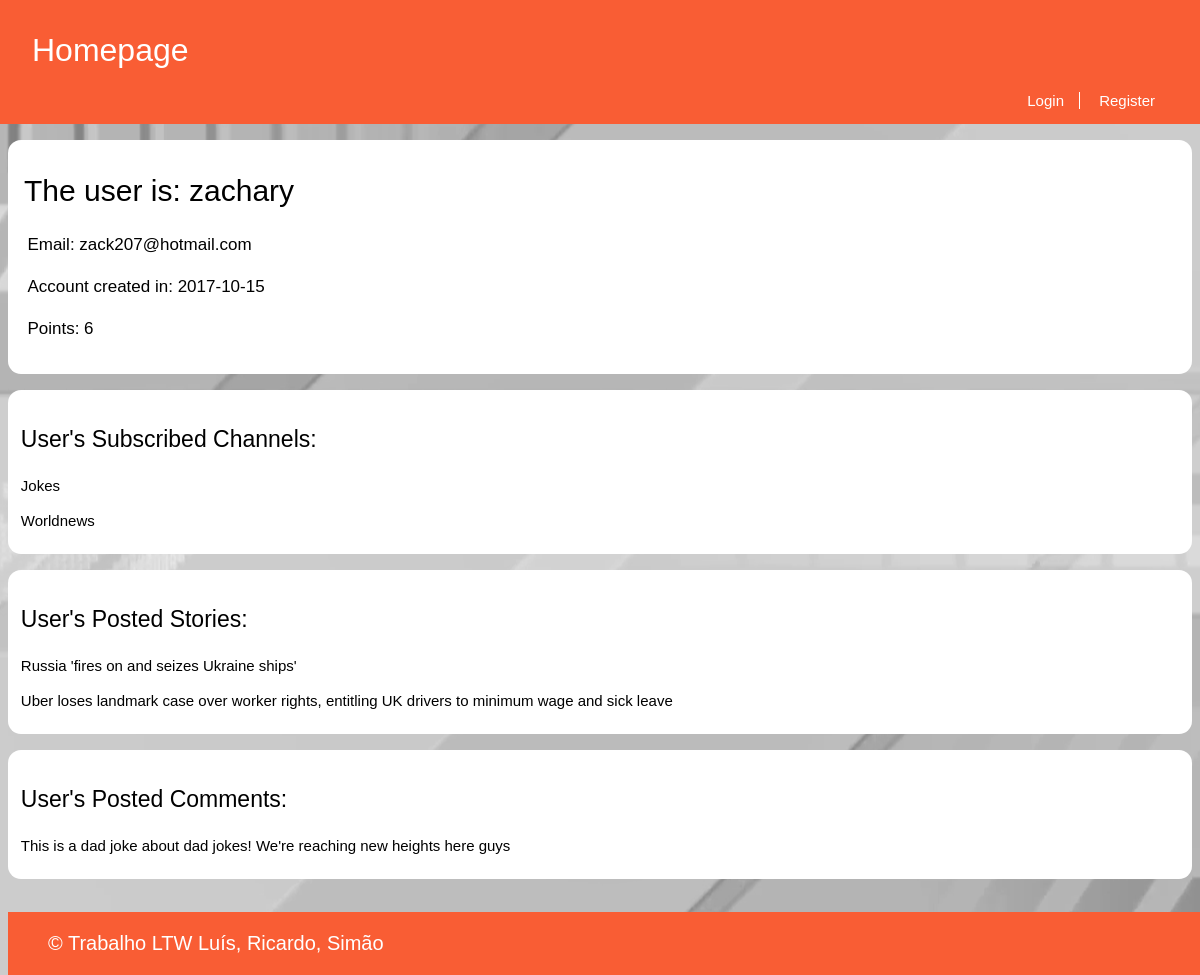
The page /pages/profile.php?name=zachary on the database as committed earlier.
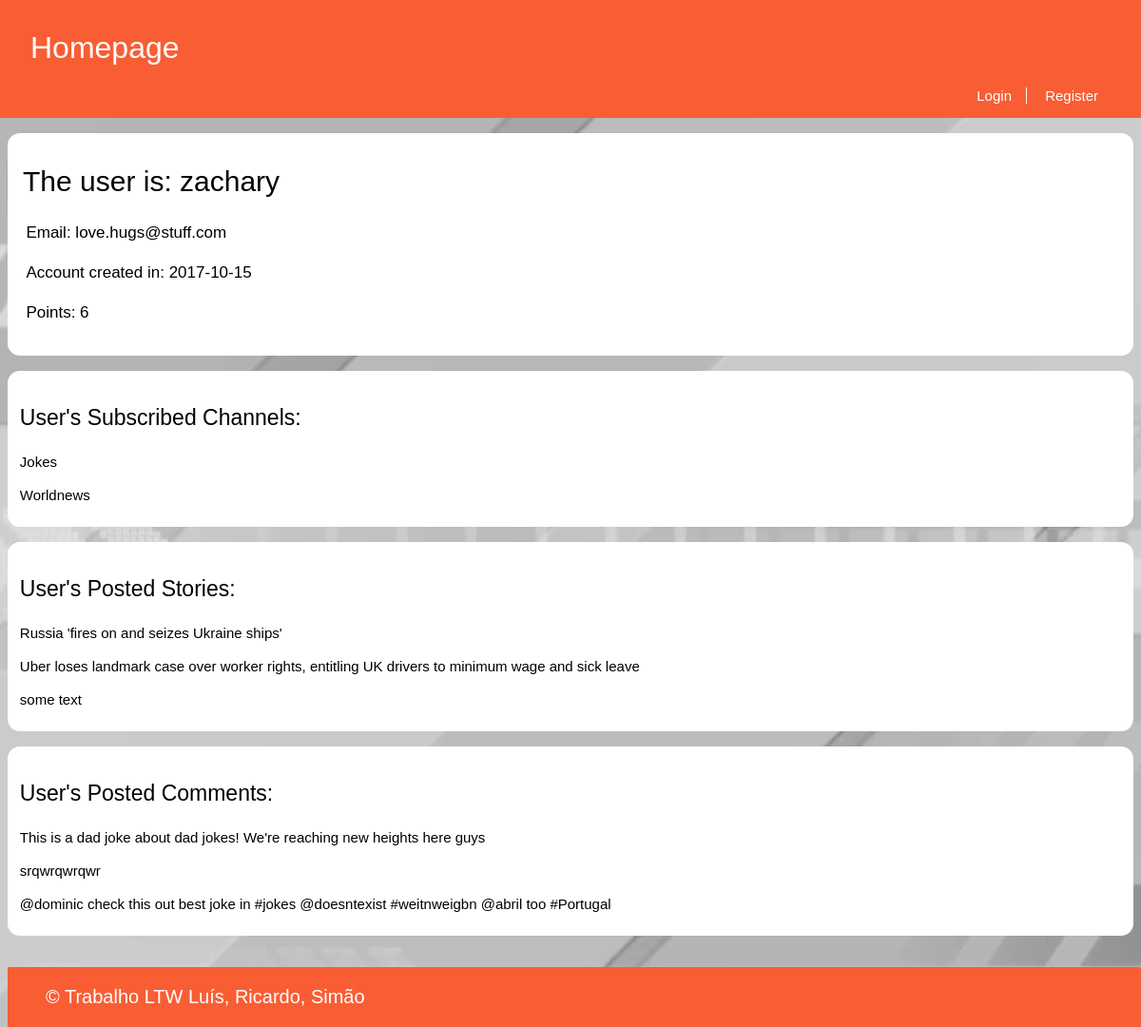
The same page on the database as committed later.
### tables this page shows
CREATE TABLE Utilizer (
  username VARCHAR PRIMARY KEY,
  password VARCHAR NOT NULL,
  email VARCHAR NOT NULL,
  points INTEGER DEFAULT 0,
  created INTEGER -- date when the utilizer was created in epoch format
);

CREATE TABLE UserSubscriptions (
  username VARCHAR REFERENCES utilizer,
  channel VARCHAR REFERENCES channel,
  PRIMARY KEY (username, channel)
);

CREATE TABLE Story (
  id INTEGER PRIMARY KEY,
  title VARCHAR,
  published INTEGER, -- date when the story was published in epoch format
  channel VARCHAR REFERENCES channel, -- comma separated tags
  author VARCHAR REFERENCES utilizer, -- who wrote the article
  points INTEGER DEFAULT 0,
  fulltext VARCHAR
);

CREATE TABLE Comment (
  id INTEGER PRIMARY KEY,
  story_id INTEGER REFERENCES story,
  parent_comment INTEGER REFERENCES comment,
  username VARCHAR REFERENCES utilizer,
  date INTEGER NOT NULL, -- date when comment was published in epoch format
  points INTEGER DEFAULT 0,
  text VARCHAR NOT NULL
);

### database/db_user.php (called while the page is built, shortened)
<?php
    function getUserPublicInfo($username) {
        $db = Database::instance()->db();
        $stmt = $db->prepare('SELECT email, points, created FROM Utilizer WHERE username = ?');
        $stmt->execute(array($username));
        return $stmt->fetchAll();
    }
    function getAllStoriesPosted($username) {
        $db = Database::instance()->db();
        $stmt = $db->prepare('SELECT id, title FROM Story WHERE author = ?');
        $stmt->execute(array($username));
        return $stmt->fetchAll();
    }
    function getAllCommentsPosted($username) {
        $db = Database::instance()->db();
        $stmt = $db->prepare('SELECT story_id, date, points, text FROM Comment WHERE username = ?');
        $stmt->execute(array($username));
        return $stmt->fetchAll();
    }
?>

### database/db_channel.php (called while the page is built, shortened)
<?php
	function getSubscribedChannels($username) {
		$db = Database::instance()->db();
		$subscribedChannelsQuery = $db->prepare('SELECT channel FROM UserSubscriptions WHERE username = ?');
		$subscribedChannelsQuery->execute(array($username));
		$subscribedChannelsNames = $subscribedChannelsQuery->fetchAll();
		return $subscribedChannelsNames;
	}
?>

### templates/tpl_profile.php (the view, shortened to what this page needs)
<?php
	include_once('../templates/tpl_common.php');
?>
<?php function draw_posted_stories($username) { ?>
	<link rel="stylesheet" href="../css/profile.css">
	<section class="userHistory">
		<h3> User's Posted Stories: </h3>
		<?php
		$postedStoriesId = getAllStoriesPosted($username);
		if(empty($postedStoriesId)) { ?>
		<p> User has not posted any story..</p>
		<?php } else {
		foreach($postedStoriesId as $story) { ?>
			<p><a onclick="window.location.href='../pages/story.php?id=<?=$story['id']?>'"><?=$story['title']?></a></p>
		<?php }
		} ?>
	</section>
<?php } ?>
<?php function draw_posted_comments($username) { ?>
	<section class="userHistory">
		<h3> User's Posted Comments: </h3>
		<?php
		$postedComments = getAllCommentsPosted($username);
		if(empty($postedComments)) { ?>
		<p> User has not posted any comment..</p>
		<?php } else {
		foreach($postedComments as $comment) { ?>
			<p><a onclick="window.location.href='../pages/story.php?id=<?=$comment['story_id']?>'"> <?=$comment['text']?> </a></p>
		<?php }
		} ?>
	</section>
<?php } ?>
<?php function draw_user_info($username, $created, $points, $email) { ?>
	<?php $data = convert_epoch($created) ?>
	<link rel="stylesheet" href="../css/story.css">
	<section id="storyText">
		<h1>The user is: <?=$username?></h1>
		<p>Email: <?=$email?></p>
		<p>Account created in: <?=$data->format('Y-m-d')?></p>
		<p>Points: <?=$points?></p>
	</section>
<?php } ?>
<?php function draw_subscribedChannels($username) { ?>
  <link rel="stylesheet" href="../css/story.css">
  <section class="userHistory">
      <h3> User's Subscribed Channels: </h3>
      <?php
      $subscribedChannelsNames = getSubscribedChannels($username);
      if(empty($subscribedChannelsNames)) { ?>
        <p> User has not subscribed to any channel..</p>
      <?php } else {
        foreach( $subscribedChannelsNames as $channelName) { ?>
          <p><a onclick="window.location.href='../pages/channel.php?name=<?=$channelName['channel']?>'"><?=$channelName['channel']?></a></p>
        <?php }
      } ?>
  </section>
<?php } ?>

### pages/profile.php (shortened to what this page needs)
<?php
    include_once('../templates/tpl_common.php');
    include_once('../templates/tpl_profile.php');
    include_once('../database/db_user.php');
    $usernameOfProfile = $_GET['name'];
    if(!isset($_SESSION['username'])) {
        draw_header(null, 'Homepage',$usernameOfProfile);
    } else {
        draw_header($_SESSION['username'], 'Homepage', $usernameOfProfile);
        if($usernameOfProfile == $_SESSION['username']){
            draw_edit_profile_button();
        }
    }
    $userInfo = getUserPublicInfo($usernameOfProfile);
    draw_user_info($usernameOfProfile, $userInfo[0]['created'], $userInfo[0]['points'], $userInfo[0]['email']);
    draw_subscribedChannels($usernameOfProfile);
    draw_posted_stories($usernameOfProfile);
    draw_posted_comments($usernameOfProfile);
    draw_footer();
?>

### templates/tpl_common.php (shortened to what this page needs)
<?php
	include_once('tpl_story.php');
	include_once('../database/db_channel.php');
	include_once('../database/db_user.php');
?>
<?php function draw_header($username, $channel, $title) { ?>
	<!DOCTYPE html>
	<html>
		<head>
			<link rel="stylesheet" href="../css/common.css">
			<link rel="stylesheet" href="https://use.fontawesome.com/releases/v5.6.1/css/all.css">
		</head>
		<body>
			<header>
				<?php if($channel === "Homepage") { ?>
					<a id="title" href="../pages/homepage.php"><?=$channel?></a>
				<?php } ?>
				<?php if($username != NULL) { ?>
					<nav id="signup">
						<a id="profile" href="../pages/profile.php?name=<?=$username?>"><?= $username ?></a>
						<a href="../actions/action_logout.php">Logout
						<input type="hidden" name="csrf" value="<?=$_SESSION['csrf']?>">
						</a>
						<?php draw_subscriberList() ?>
					</nav>
				<?php } else { ?>
					<nav id="signup">
						<a href="../pages/login.php">Login</a>
						<a href="../pages/register.php">Register</a>
					</nav>
				<?php } ?>
			</header>
<?php } ?>
<?php function convert_epoch($epoch){
	$dt = new DateTime("@$epoch");
	return $dt;
} ?>
<?php function draw_footer() { ?>
	</body>
	<footer>
		<p>&copy; Trabalho LTW Luís, Ricardo, Simão</p>
	</footer>
	</html>
<?php } ?>

### css/common.css (style rules this page uses)
html { position: relative; min-height: 100%; }
body { margin: 0 auto; padding-bottom: 5em; max-width: 80em; background: url(../images/background.png) no-repeat center center fixed; }
body > header { display: grid; grid-template-columns: 1fr auto; grid-template-rows: auto auto; background-color: #F95D34 ; color: white; font-family: Verdana, sans-serif; }
body > header #title { padding-top: 1em; padding-left: 1em; text-decoration: none; color: white; font-size: 32px; grid-column: 1; grid-row: 1; cursor: pointer; }
body > header #signup { padding-top: 1.5em; padding-right: 2em; padding-bottom: 15px; grid-column: 2; grid-row: 3; font-size: 15px; }
body > header > #signup > a:first-child { border-right: 1px solid white; }
body > header > #signup > a { padding: 0 1em; color: white; text-decoration: none; }
body > header #signup > a:first-child { padding-left: 0; }
footer { position: absolute; bottom: 0; max-width: 80em; width: 100%; margin-left: 0.5em; background-color: #F95D34; color: white; font-family: Verdana, sans-serif; }
footer p { font-size: 20px; padding-left: 2em; }

### css/story.css (style rules this page uses)
#storyText { background-color: white; border-radius: 13px; margin: 1em 0.5em 0em 0.5em; padding: 1em; }
#storyText > h1 { text-align: left; font-size: 30px; font-weight: 400; font-family: Verdana, sans-serif; margin-top: 0.6em; }
#storyText > p { text-align: justify; font-size: 17px; line-height: 25px; font-family: Arial, sans-serif; margin-left: 0.2em; margin-right: 2.5em; }

### css/profile.css (style rules this page uses)
.userHistory { background-color: white; border-radius: 13px; margin: 1em 0.5em 1em 0.5em; padding: 0.8em 0.5em 0.5em 0.8em; }
.userHistory h3 { font-weight: 100; font-size: 23px; font-family: Verdana, sans-serif; margin-top: 1em; }
.userHistory p { font-size: 15px; line-height: 20px; font-family: Arial, sans-serif; cursor: pointer; }

Rows that differ between the two databases and show on the page:
changed utilizer: email "zack207@hotmail.com" → "love.hugs@stuff.com"
added story: title "some text"
added comment: text "srqwrqwrqwr"
added comment: text "@dominic check this out best joke in #jokes @doesntexist #weitnweigbn @abril too #Portugal"
